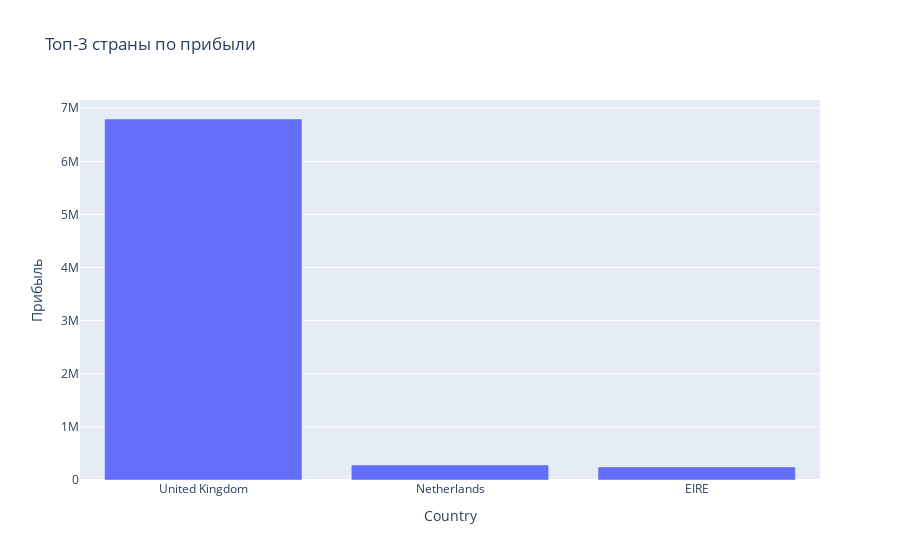

Here is the notebook cell this chart was saved with:
### Markdown cell above
### Задание 4.4

Постройте визуализацию и выделите топ-3 стран, клиенты из которых приносят компании больше всего выручки:
* Великобритания (United Kingdom)
* Германия (Germany)
* Франция (France)
* Нидерланды (Netherlands)
* Ирландия (EIRE)
* Австралия (Australia)

### Code cell
top_countries_by_price = data.groupby('Country')['TotalPrice'].sum().reset_index()
top_countries_by_price = top_countries_by_price.nlargest(3, 'TotalPrice')

fig = px.bar(top_countries_by_price,
             x='Country',
             y='TotalPrice',
             title='Топ-3 страны по прибыли',
             labels={'TotalPrice': 'Прибыль'})

fig.show()

### Figure 1 — Plotly figure (JSON) as saved in the notebook; plotly's stock layout.template omitted (floating-point values rounded to 4 significant figures)
{"data": [{"alignmentgroup": "True", "hovertemplate": "Country=%{x}<br>Прибыль=%{y}<extra></extra>", "legendgroup": "", "marker": {"color": "#636efa", "pattern": {"shape": ""}}, "name": "", "offsetgroup": "", "orientation": "v", "showlegend": false, "textposition": "auto", "type": "bar", "x": ["United Kingdom", "Netherlands", "EIRE"], "xaxis": "x", "y": [6798000.0, 283400.0, 247100.0], "yaxis": "y"}], "layout": {"barmode": "relative", "legend": {"tracegroupgap": 0}, "title": {"text": "Топ-3 страны по прибыли"}, "xaxis": {"anchor": "y", "domain": [0, 1], "title": {"text": "Country"}}, "yaxis": {"anchor": "x", "domain": [0, 1], "title": {"text": "Прибыль"}}}}
